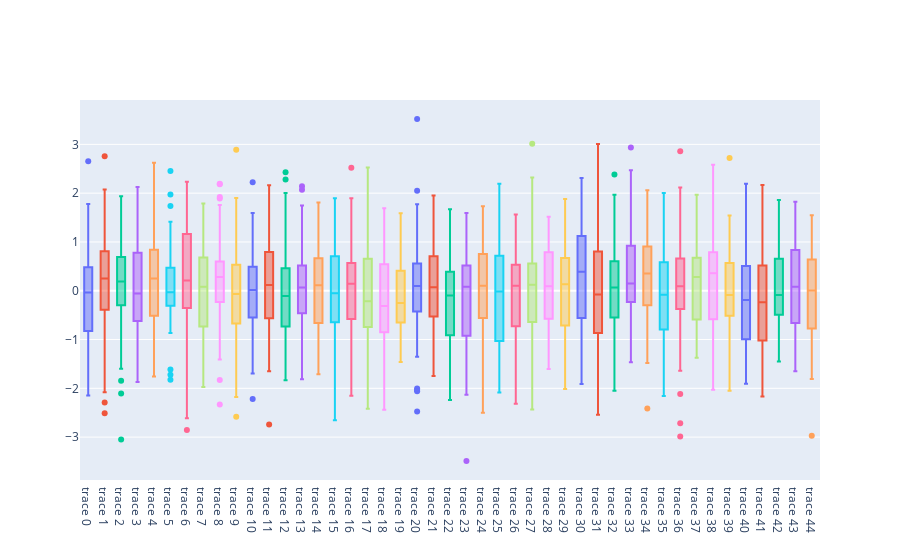

The notebook cell saved with this chart:
### Code cell
iplot([Box(y = np.random.randn(50), showlegend=False) for i in range(45)], show_link=False)
